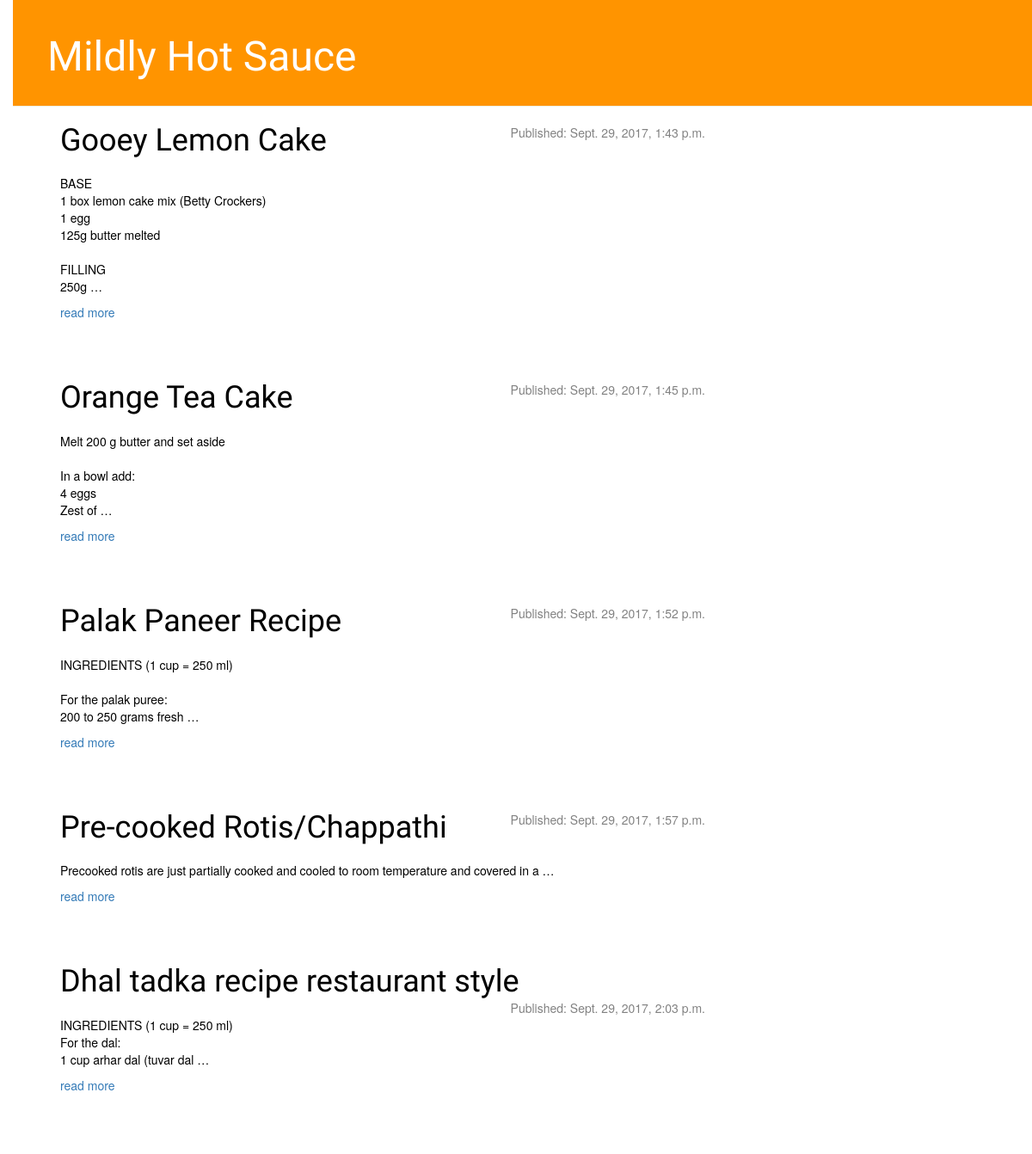
/blog/, run on an earlier commit of the app's database.
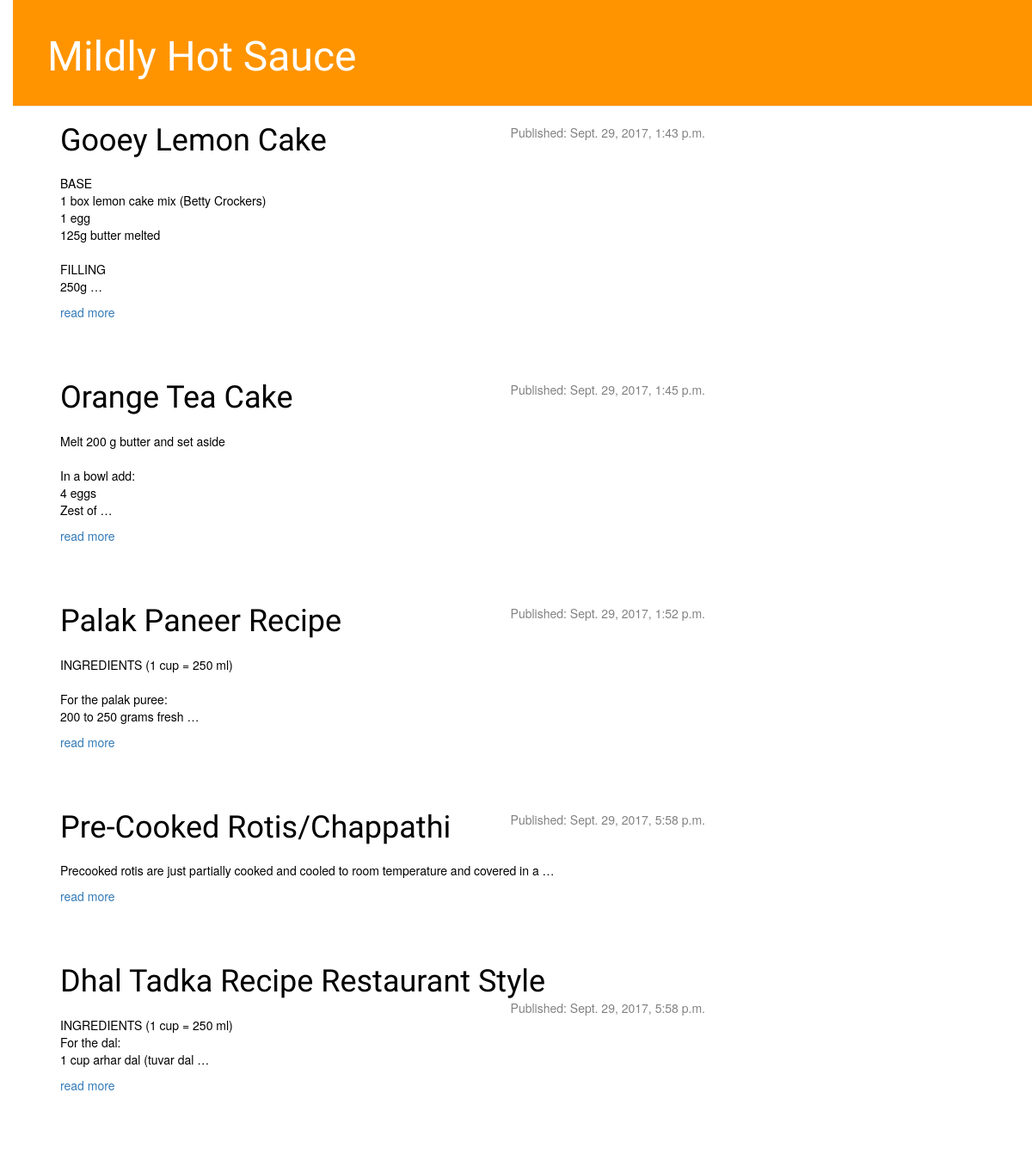
And on a later commit of the database.
### blog/models.py (models this page shows, shortened)
class Post(models.Model):
    author = models.ForeignKey('auth.User')
    title = models.CharField(max_length=200)
    text = models.TextField()
    created_date = models.DateTimeField(default=timezone.now)
    published_date = models.DateTimeField(blank=True, null=True)

### blog/views.py (the view)
def post_list(request):
    posts = Post.objects.filter(published_date__lte=timezone.now()).order_by('published_date')
    return render(request, 'blog/post_list.html', {'posts': posts})

### blog/templates/blog/post_list.html
{% extends 'blog/base.html' %}
{% load readmore %}
{% block content %}
    {% for post in posts %}
        <div class="post">
            <h1><a href="{% url 'post_detail' pk=post.pk %}">{{ post.title }}</a></h1>
             <div class="date">
                <p>Published: {{ post.published_date }}</p>
             </div>
             <br><br>
            <p>{{ post.text|truncatewords_html:15|linebreaksbr }}</p>
            <a href="{% url 'post_detail' pk=post.pk %}">read more</a>
        </div>
    {% endfor %}
{% endblock %}

What changed in the data, as far as the page shows it:
changed Post: title "Pre-cooked Rotis/Chappathi" → "Pre-Cooked Rotis/Chappathi"; published_date "Sept. 29, 2017, 1:57 p.m." → "Sept. 29, 2017, 5:58 p.m."
changed Post "INGREDIENTS (1 cup = 250 ml) For the dal: 1 cup arhar dal (tuvar dal …": title "Dhal tadka recipe restaurant style" → "Dhal Tadka Recipe Restaurant Style"; published_date "Sept. 29, 2017, 2:03 p.m." → "Sept. 29, 2017, 5:58 p.m."
